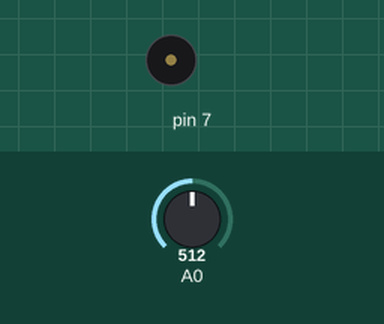
Simulated run of this sketch. Board: Arduino Uno, built with avr-gcc and run on an emulated ATmega328P. Parts: buzzer (waves = sounding). The inputs (shaded band) are chosen by the test bench; at power-on: A0 = 512. What the sketch prints to the serial monitor is not drawn.

Above: at 1.2 s.
1.3 s: A0 set to 106
2.8 s: A0 set to 94
At 3.3 s:
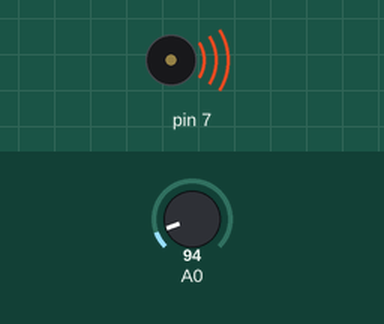
Timing chart, 0 to 11.8 s (numbered marks = the images above; inputs shaded):
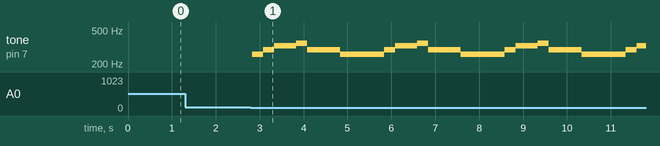

The sketch:

light_if.ino
```cpp
// 가변저항 조건
int melody[7] = {261,293,329,349,293,293,261};
int beat[7] = {1,1,2,1,1,2,3};
void setup() {
  pinMode(A0 , INPUT);
  Serial.begin(9600);
  pinMode(7,OUTPUT);
}
void loop() {
  int re = analogRead(A0); //  조도 센서
  Serial.print("조도 값 : ");
  Serial.println(re);
  // 여러분들이 손으로 조도 센서를 가렸을 때 소리가 나게 만드시오
  // tone(7,261,250); delay(250); 소리나게 하는 코드
  if (re < 100){
    for(int i = 0 ; i < 7 ; i++){
      tone(7, melody[i] , beat[i]*250);
      delay(beat[i]*250);
      re = analogRead(A0);
      if (re > 100) break;  // 반복 멈추기
    }
  }
}
```

Measured:
- the behaviour switches between 100 and 99 on A0 (found by bisection; images 0 and 1)
- after the input at 1.3 s, every drawn part: stays the same
- after the input at 2.8 s, tone on pin 7: silent → 261 Hz at once, then repeats every 2.8 s: 293 Hz 0.25 s, 329 Hz 0.50 s, 349 Hz 0.25 s, 293 Hz 0.75 s, 261 Hz 1.0 s
